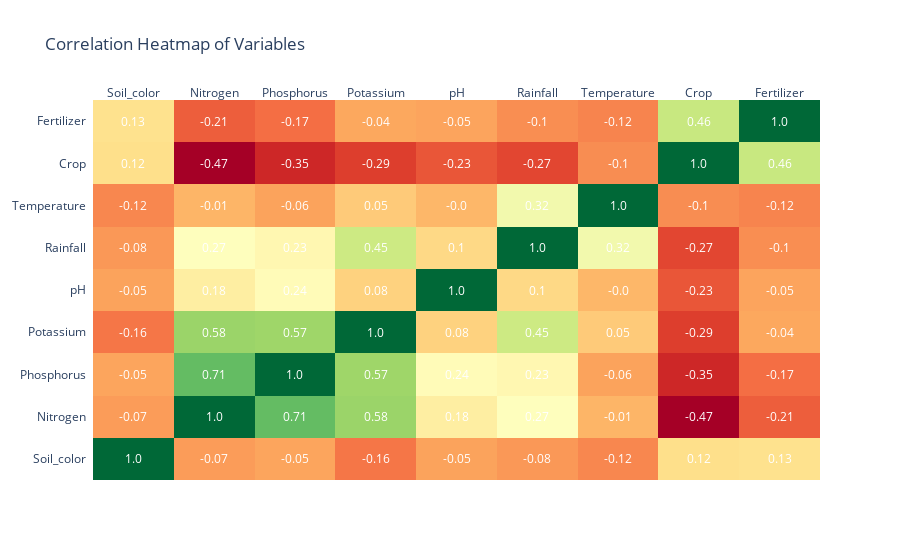

The code cell stored with this chart in its notebook:
### Code cell
import pandas as pd
import plotly.figure_factory as ff


def heatmap_correlations(df: pd.DataFrame, targetVariable:str ,colorscale:str="Viridis"):
    """
    Create a heatmap showing the correlation of all pairs of variables in the dataframe.
    Parameters:
    - df (pd.DataFrame): Data to be plotted.
    - targetVariable (str): The dependent variable for which correlations will be displayed.
    - colorscale (str): Desired colorscale for the heatmap. Default is "Viridis".
    Returns:
    - None: Shows the heatmap.
    """
    
    # Filtering only numerical columns
    df_numeric = df.select_dtypes(include=['number'])
    
    # Check if targetVariable is numeric
    if targetVariable not in df_numeric.columns:
        print(f"The target variable {targetVariable} is not numeric.")
        return
    
    # Print the correlation of the target variable with other variables
    print('-' * 52)
    print(f"Correlation of {targetVariable} with other Independent variables")
    print('-' * 52)
    print(df_numeric.corr()[targetVariable].sort_values(ascending=False))
    
    # Calculate the correlation matrix
    corr_matrix = df_numeric.corr()
    # Create a heatmap using the correlation matrix
    fig = ff.create_annotated_heatmap(
        z=corr_matrix.values, 
        x=list(corr_matrix.columns), 
        y=list(corr_matrix.index),
        annotation_text=corr_matrix.round(2).values,
        colorscale=colorscale
    )

    fig.update_layout(title="Correlation Heatmap of Variables")
    
    fig.show()



# Example usage
# heatmap_correlations(df, targetVariable="Class", colorscale='RdYlGn')
heatmap_correlations(df_encoded_eda, targetVariable="Fertilizer", colorscale='RdYlGn')

### Figure 1 — Plotly figure (JSON) as saved in the notebook; plotly's stock layout.template omitted (floating-point values rounded to 4 significant figures)
{"data": [{"colorscale": [[0, "rgb(165,0,38)"], [0.1, "rgb(215,48,39)"], [0.2, "rgb(244,109,67)"], [0.3, "rgb(253,174,97)"], [0.4, "rgb(254,224,139)"], [0.5, "rgb(255,255,191)"], [0.6, "rgb(217,239,139)"], [0.7, "rgb(166,217,106)"], [0.8, "rgb(102,189,99)"], [0.9, "rgb(26,152,80)"], [1, "rgb(0,104,55)"]], "reversescale": false, "showscale": false, "type": "heatmap", "x": ["Soil_color", "Nitrogen", "Phosphorus", "Potassium", "pH", "Rainfall", "Temperature", "Crop", "Fertilizer"], "y": ["Soil_color", "Nitrogen", "Phosphorus", "Potassium", "pH", "Rainfall", "Temperature", "Crop", "Fertilizer"], "z": [[1, -0.07087, -0.05054, -0.1574, -0.05485, -0.08064, -0.119, 0.1179, 0.1256], [-0.07087, 1, 0.7095, 0.5843, 0.1829, 0.2694, -0.01021, -0.4715, -0.2142], [-0.05054, 0.7095, 1, 0.574, 0.2449, 0.2255, -0.0553, -0.3527, -0.1745], [-0.1574, 0.5843, 0.574, 1, 0.07511, 0.4457, 0.05341, -0.2916, -0.04475], [-0.05485, 0.1829, 0.2449, 0.07511, 1, 0.09788, -0.002949, -0.2337, -0.05175], [-0.08064, 0.2694, 0.2255, 0.4457, 0.09788, 1, 0.315, -0.2711, -0.1035], [-0.119, -0.01021, -0.0553, 0.05341, -0.002949, 0.315, 1, -0.105, -0.1247], [0.1179, -0.4715, -0.3527, -0.2916, -0.2337, -0.2711, -0.105, 1, 0.4593], [0.1256, -0.2142, -0.1745, -0.04475, -0.05175, -0.1035, -0.1247, 0.4593, 1]]}], "layout": {"annotations": [{"font": {"color": "#FFFFFF"}, "showarrow": false, "text": "1.0", "x": "Soil_color", "xref": "x", "y": "Soil_color", "yref": "y"}, {"font": {"color": "#FFFFFF"}, "showarrow": false, "text": "-0.07", "x": "Nitrogen", "xref": "x", "y": "Soil_color", "yref": "y"}, {"font": {"color": "#FFFFFF"}, "showarrow": false, "text": "-0.05", "x": "Phosphorus", "xref": "x", "y": "Soil_color", "yref": "y"}, {"font": {"color": "#FFFFFF"}, "showarrow": false, "text": "-0.16", "x": "Potassium", "xref": "x", "y": "Soil_color", "yref": "y"}, {"font": {"color": "#FFFFFF"}, "showarrow": false, "text": "-0.05", "x": "pH", "xref": "x", "y": "Soil_color", "yref": "y"}, {"font": {"color": "#FFFFFF"}, "showarrow": false, "text": "-0.08", "x": "Rainfall", "xref": "x", "y": "Soil_color", "yref": "y"}, {"font": {"color": "#FFFFFF"}, "showarrow": false, "text": "-0.12", "x": "Temperature", "xref": "x", "y": "Soil_color", "yref": "y"}, {"font": {"color": "#FFFFFF"}, "showarrow": false, "text": "0.12", "x": "Crop", "xref": "x", "y": "Soil_color", "yref": "y"}, {"font": {"color": "#FFFFFF"}, "showarrow": false, "text": "0.13", "x": "Fertilizer", "xref": "x", "y": "Soil_color", "yref": "y"}, {"font": {"color": "#FFFFFF"}, "showarrow": false, "text": "-0.07", "x": "Soil_color", "xref": "x", "y": "Nitrogen", "yref": "y"}, {"font": {"color": "#FFFFFF"}, "showarrow": false, "text": "1.0", "x": "Nitrogen", "xref": "x", "y": "Nitrogen", "yref": "y"}, {"font": {"color": "#FFFFFF"}, "showarrow": false, "text": "0.71", "x": "Phosphorus", "xref": "x", "y": "Nitrogen", "yref": "y"}, {"font": {"color": "#FFFFFF"}, "showarrow": false, "text": "0.58", "x": "Potassium", "xref": "x", "y": "Nitrogen", "yref": "y"}, {"font": {"color": "#FFFFFF"}, "showarrow": false, "text": "0.18", "x": "pH", "xref": "x", "y": "Nitrogen", "yref": "y"}, {"font": {"color": "#FFFFFF"}, "showarrow": false, "text": "0.27", "x": "Rainfall", "xref": "x", "y": "Nitrogen", "yref": "y"}, {"font": {"color": "#FFFFFF"}, "showarrow": false, "text": "-0.01", "x": "Temperature", "xref": "x", "y": "Nitrogen", "yref": "y"}, {"font": {"color": "#FFFFFF"}, "showarrow": false, "text": "-0.47", "x": "Crop", "xref": "x", "y": "Nitrogen", "yref": "y"}, {"font": {"color": "#FFFFFF"}, "showarrow": false, "text": "-0.21", "x": "Fertilizer", "xref": "x", "y": "Nitrogen", "yref": "y"}, {"font": {"color": "#FFFFFF"}, "showarrow": false, "text": "-0.05", "x": "Soil_color", "xref": "x", "y": "Phosphorus", "yref": "y"}, {"font": {"color": "#FFFFFF"}, "showarrow": false, "text": "0.71", "x": "Nitrogen", "xref": "x", "y": "Phosphorus", "yref": "y"}, {"font": {"color": "#FFFFFF"}, "showarrow": false, "text": "1.0", "x": "Phosphorus", "xref": "x", "y": "Phosphorus", "yref": "y"}, {"font": {"color": "#FFFFFF"}, "showarrow": false, "text": "0.57", "x": "Potassium", "xref": "x", "y": "Phosphorus", "yref": "y"}, {"font": {"color": "#FFFFFF"}, "showarrow": false, "text": "0.24", "x": "pH", "xref": "x", "y": "Phosphorus", "yref": "y"}, {"font": {"color": "#FFFFFF"}, "showarrow": false, "text": "0.23", "x": "Rainfall", "xref": "x", "y": "Phosphorus", "yref": "y"}, {"font": {"color": "#FFFFFF"}, "showarrow": false, "text": "-0.06", "x": "Temperature", "xref": "x", "y": "Phosphorus", "yref": "y"}, {"font": {"color": "#FFFFFF"}, "showarrow": false, "text": "-0.35", "x": "Crop", "xref": "x", "y": "Phosphorus", "yref": "y"}, {"font": {"color": "#FFFFFF"}, "showarrow": false, "text": "-0.17", "x": "Fertilizer", "xref": "x", "y": "Phosphorus", "yref": "y"}, {"font": {"color": "#FFFFFF"}, "showarrow": false, "text": "-0.16", "x": "Soil_color", "xref": "x", "y": "Potassium", "yref": "y"}, {"font": {"color": "#FFFFFF"}, "showarrow": false, "text": "0.58", "x": "Nitrogen", "xref": "x", "y": "Potassium", "yref": "y"}, {"font": {"color": "#FFFFFF"}, "showarrow": false, "text": "0.57", "x": "Phosphorus", "xref": "x", "y": "Potassium", "yref": "y"}, {"font": {"color": "#FFFFFF"}, "showarrow": false, "text": "1.0", "x": "Potassium", "xref": "x", "y": "Potassium", "yref": "y"}, {"font": {"color": "#FFFFFF"}, "showarrow": false, "text": "0.08", "x": "pH", "xref": "x", "y": "Potassium", "yref": "y"}, {"font": {"color": "#FFFFFF"}, "showarrow": false, "text": "0.45", "x": "Rainfall", "xref": "x", "y": "Potassium", "yref": "y"}, {"font": {"color": "#FFFFFF"}, "showarrow": false, "text": "0.05", "x": "Temperature", "xref": "x", "y": "Potassium", "yref": "y"}, {"font": {"color": "#FFFFFF"}, "showarrow": false, "text": "-0.29", "x": "Crop", "xref": "x", "y": "Potassium", "yref": "y"}, {"font": {"color": "#FFFFFF"}, "showarrow": false, "text": "-0.04", "x": "Fertilizer", "xref": "x", "y": "Potassium", "yref": "y"}, {"font": {"color": "#FFFFFF"}, "showarrow": false, "text": "-0.05", "x": "Soil_color", "xref": "x", "y": "pH", "yref": "y"}, {"font": {"color": "#FFFFFF"}, "showarrow": false, "text": "0.18", "x": "Nitrogen", "xref": "x", "y": "pH", "yref": "y"}, {"font": {"color": "#FFFFFF"}, "showarrow": false, "text": "0.24", "x": "Phosphorus", "xref": "x", "y": "pH", "yref": "y"}, {"font": {"color": "#FFFFFF"}, "showarrow": false, "text": "0.08", "x": "Potassium", "xref": "x", "y": "pH", "yref": "y"}, {"font": {"color": "#FFFFFF"}, "showarrow": false, "text": "1.0", "x": "pH", "xref": "x", "y": "pH", "yref": "y"}, {"font": {"color": "#FFFFFF"}, "showarrow": false, "text": "0.1", "x": "Rainfall", "xref": "x", "y": "pH", "yref": "y"}, {"font": {"color": "#FFFFFF"}, "showarrow": false, "text": "-0.0", "x": "Temperature", "xref": "x", "y": "pH", "yref": "y"}, {"font": {"color": "#FFFFFF"}, "showarrow": false, "text": "-0.23", "x": "Crop", "xref": "x", "y": "pH", "yref": "y"}, {"font": {"color": "#FFFFFF"}, "showarrow": false, "text": "-0.05", "x": "Fertilizer", "xref": "x", "y": "pH", "yref": "y"}, {"font": {"color": "#FFFFFF"}, "showarrow": false, "text": "-0.08", "x": "Soil_color", "xref": "x", "y": "Rainfall", "yref": "y"}, {"font": {"color": "#FFFFFF"}, "showarrow": false, "text": "0.27", "x": "Nitrogen", "xref": "x", "y": "Rainfall", "yref": "y"}, {"font": {"color": "#FFFFFF"}, "showarrow": false, "text": "0.23", "x": "Phosphorus", "xref": "x", "y": "Rainfall", "yref": "y"}, {"font": {"color": "#FFFFFF"}, "showarrow": false, "text": "0.45", "x": "Potassium", "xref": "x", "y": "Rainfall", "yref": "y"}, {"font": {"color": "#FFFFFF"}, "showarrow": false, "text": "0.1", "x": "pH", "xref": "x", "y": "Rainfall", "yref": "y"}, {"font": {"color": "#FFFFFF"}, "showarrow": false, "text": "1.0", "x": "Rainfall", "xref": "x", "y": "Rainfall", "yref": "y"}, {"font": {"color": "#FFFFFF"}, "showarrow": false, "text": "0.32", "x": "Temperature", "xref": "x", "y": "Rainfall", "yref": "y"}, {"font": {"color": "#FFFFFF"}, "showarrow": false, "text": "-0.27", "x": "Crop", "xref": "x", "y": "Rainfall", "yref": "y"}, {"font": {"color": "#FFFFFF"}, "showarrow": false, "text": "-0.1", "x": "Fertilizer", "xref": "x", "y": "Rainfall", "yref": "y"}, {"font": {"color": "#FFFFFF"}, "showarrow": false, "text": "-0.12", "x": "Soil_color", "xref": "x", "y": "Temperature", "yref": "y"}, {"font": {"color": "#FFFFFF"}, "showarrow": false, "text": "-0.01", "x": "Nitrogen", "xref": "x", "y": "Temperature", "yref": "y"}, {"font": {"color": "#FFFFFF"}, "showarrow": false, "text": "-0.06", "x": "Phosphorus", "xref": "x", "y": "Temperature", "yref": "y"}, {"font": {"color": "#FFFFFF"}, "showarrow": false, "text": "0.05", "x": "Potassium", "xref": "x", "y": "Temperature", "yref": "y"}, {"font": {"color": "#FFFFFF"}, "showarrow": false, "text": "-0.0", "x": "pH", "xref": "x", "y": "Temperature", "yref": "y"}, {"font": {"color": "#FFFFFF"}, "showarrow": false, "text": "0.32", "x": "Rainfall", "xref": "x", "y": "Temperature", "yref": "y"}, {"font": {"color": "#FFFFFF"}, "showarrow": false, "text": "1.0", "x": "Temperature", "xref": "x", "y": "Temperature", "yref": "y"}, {"font": {"color": "#FFFFFF"}, "showarrow": false, "text": "-0.1", "x": "Crop", "xref": "x", "y": "Temperature", "yref": "y"}, {"font": {"color": "#FFFFFF"}, "showarrow": false, "text": "-0.12", "x": "Fertilizer", "xref": "x", "y": "Temperature", "yref": "y"}, {"font": {"color": "#FFFFFF"}, "showarrow": false, "text": "0.12", "x": "Soil_color", "xref": "x", "y": "Crop", "yref": "y"}, {"font": {"color": "#FFFFFF"}, "showarrow": false, "text": "-0.47", "x": "Nitrogen", "xref": "x", "y": "Crop", "yref": "y"}, {"font": {"color": "#FFFFFF"}, "showarrow": false, "text": "-0.35", "x": "Phosphorus", "xref": "x", "y": "Crop", "yref": "y"}, {"font": {"color": "#FFFFFF"}, "showarrow": false, "text": "-0.29", "x": "Potassium", "xref": "x", "y": "Crop", "yref": "y"}, {"font": {"color": "#FFFFFF"}, "showarrow": false, "text": "-0.23", "x": "pH", "xref": "x", "y": "Crop", "yref": "y"}, {"font": {"color": "#FFFFFF"}, "showarrow": false, "text": "-0.27", "x": "Rainfall", "xref": "x", "y": "Crop", "yref": "y"}, {"font": {"color": "#FFFFFF"}, "showarrow": false, "text": "-0.1", "x": "Temperature", "xref": "x", "y": "Crop", "yref": "y"}, {"font": {"color": "#FFFFFF"}, "showarrow": false, "text": "1.0", "x": "Crop", "xref": "x", "y": "Crop", "yref": "y"}, {"font": {"color": "#FFFFFF"}, "showarrow": false, "text": "0.46", "x": "Fertilizer", "xref": "x", "y": "Crop", "yref": "y"}, {"font": {"color": "#FFFFFF"}, "showarrow": false, "text": "0.13", "x": "Soil_color", "xref": "x", "y": "Fertilizer", "yref": "y"}, {"font": {"color": "#FFFFFF"}, "showarrow": false, "text": "-0.21", "x": "Nitrogen", "xref": "x", "y": "Fertilizer", "yref": "y"}, {"font": {"color": "#FFFFFF"}, "showarrow": false, "text": "-0.17", "x": "Phosphorus", "xref": "x", "y": "Fertilizer", "yref": "y"}, {"font": {"color": "#FFFFFF"}, "showarrow": false, "text": "-0.04", "x": "Potassium", "xref": "x", "y": "Fertilizer", "yref": "y"}, {"font": {"color": "#FFFFFF"}, "showarrow": false, "text": "-0.05", "x": "pH", "xref": "x", "y": "Fertilizer", "yref": "y"}, {"font": {"color": "#FFFFFF"}, "showarrow": false, "text": "-0.1", "x": "Rainfall", "xref": "x", "y": "Fertilizer", "yref": "y"}, {"font": {"color": "#FFFFFF"}, "showarrow": false, "text": "-0.12", "x": "Temperature", "xref": "x", "y": "Fertilizer", "yref": "y"}, {"font": {"color": "#FFFFFF"}, "showarrow": false, "text": "0.46", "x": "Crop", "xref": "x", "y": "Fertilizer", "yref": "y"}, {"font": {"color": "#FFFFFF"}, "showarrow": false, "text": "1.0", "x": "Fertilizer", "xref": "x", "y": "Fertilizer", "yref": "y"}], "title": {"text": "Correlation Heatmap of Variables"}, "xaxis": {"dtick": 1, "gridcolor": "rgb(0, 0, 0)", "side": "top", "ticks": ""}, "yaxis": {"dtick": 1, "ticks": "", "ticksuffix": "  "}}}
